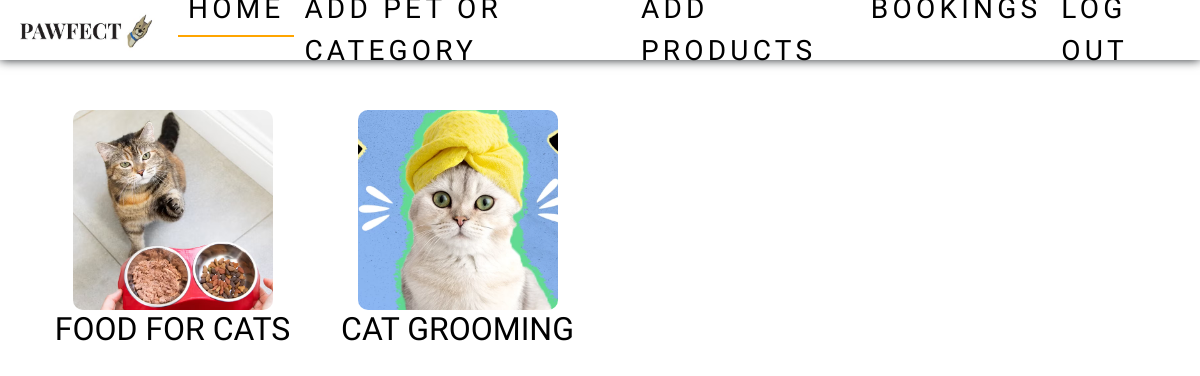
Page /shop_petType/1 (signed in) on the committed database.
### app/models.py (models this page shows)
class Category(models.Model):
    pet=models.ForeignKey(Pet,on_delete=models.CASCADE)
    category=models.TextField()
    img=models.FileField()

### app/views.py (the view)
# urls.py: path('shop_petType/<pid>',views.shop_petType),
def shop_petType(req,pid):
    if 'eshop' in req.session:
        data=Category.objects.filter(pet=pid)
        return render(req,'shop/petType.html',{'data':data})
    else:
        return redirect(shop_login)

### templates/shop/petType.html (shortened to what this page needs)
<!DOCTYPE html>
<html lang="en">
<head>
  {% load static %}
    <link href="https://cdn.jsdelivr.net/npm/bootstrap@5.3.3/dist/css/bootstrap.min.css" rel="stylesheet">
    <link rel="stylesheet" href="{% static 'css/style.css' %}">
    <link rel="stylesheet" href="{% static 'css/userHome.css' %}">
    <link rel="stylesheet" href="https://cdn.jsdelivr.net/npm/swiper@11/swiper-bundle.min.css"/>
</head>
<body>
    <nav class="navbar navbar-expand-sm  fixed-top">
        <div class="container-fluid">
          <a class="navbar-brand" href="#"><img src="{% static 'images/pawfectlogo.jpg'%}" alt="" width="150px"></a>
          <div class="collapse navbar-collapse" id="collapsibleNavbar">
            <ul class="navbar-nav">
              <li class="nav-item">
                <a class="nav-link active" href="../shop_home">Home</a>
              </li>
              <li class="nav-item">
                <a class="nav-link" href="../add_pet">Add Pet or Category</a>
              </li>
              <li class="nav-item">
                <a class="nav-link" href="../add_prod">Add Products</a>
              </li>
              <li class="nav-item">
                <a class="nav-link" href="../booking">Bookings</a>
              </li>
              <li class="nav-item">
                <a class="nav-link" href="../logout">Log out</a>
              </li>
            </ul>
          </div>
        </div>
      </nav>
    <div class="container">
        <div class="row petRow">
          {% for i in data %}
              <div class="column">
                  <a class="petLink" href="../shopProds/{{i.pk}}">
                      <img class="petPhoto" src="{{i.img.url}}" alt="" >
                      <h2>{{i.category}}</h2>
                  </a>
              </div>
          {% endfor %}
        </div>
    </div>
</body>
</html>

### static/css/style.css (style rules this page uses)
body { margin-top: 60px; font-family: 'Cute Font'; font-size: 28px; }
.navbar { background-color: rgb(255, 255, 255); box-shadow: 0 0 10px ; height: 60px; }
.nav-link { color: rgb(0, 0, 0); padding: 5px 10px !important; text-transform: uppercase; letter-spacing: 0.15em; display: inline-block; position: relative; }
.active { color: black; border-bottom: 2px solid orange; }
.container { padding-top: 20px; }
.container .petRow { padding-top: 30px; }

### static/css/userHome.css (style rules this page uses)
.container { margin-top: 20px; }
.petPhoto { border-radius: 10px; display: block; margin-left: auto; margin-right: auto; width: 200px; height: 200px; object-fit: cover; }
.petLink { text-decoration: none; color: black; }
.petLink h2,h6 { text-align: center; }
.petRow .column { -ms-flex: 25%; flex: 25%; max-width: 25%; padding: 0 4px; }

### rows in the picture
Category: img (picture), category "FOOD FOR CATS"
Category: img (picture), category "CAT GROOMING"
